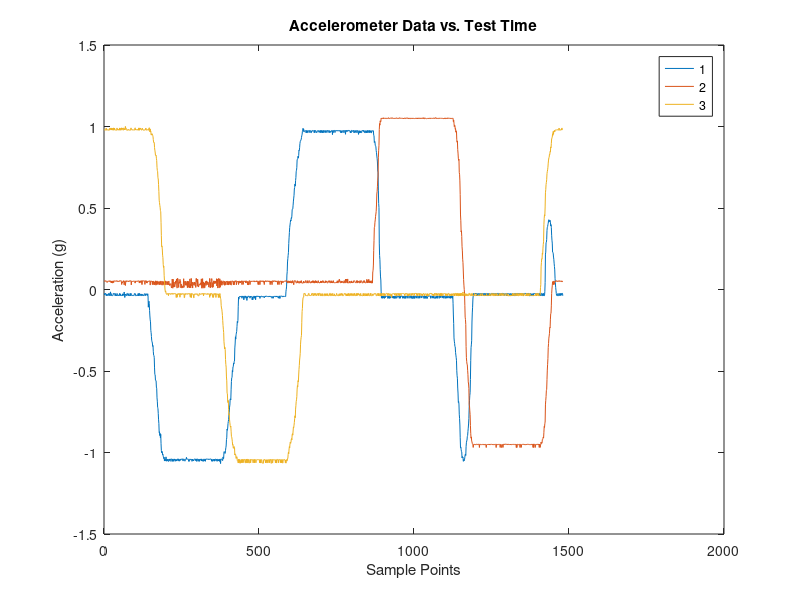
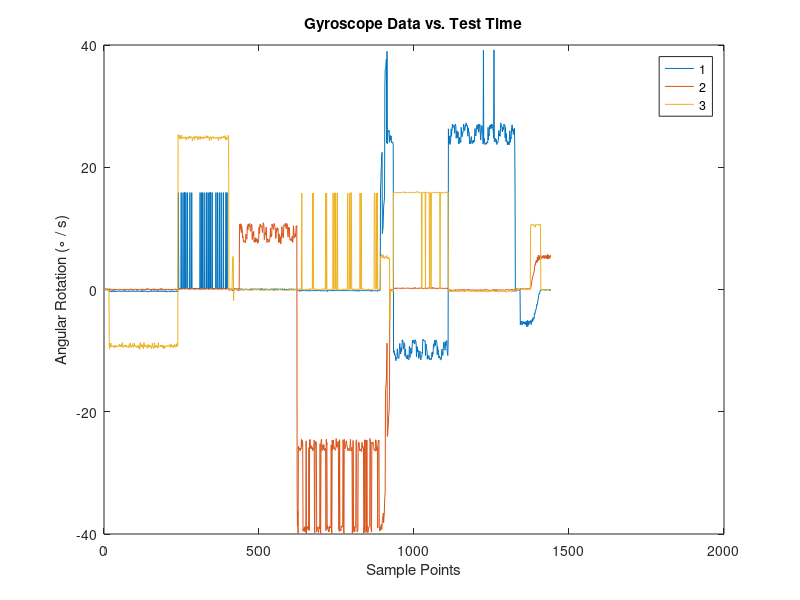

These charts were generated, in order, by the following MATLAB code: (Note: this script raises an error after producing the figures.)
%% IMU Calibration

close all
% Import Log File from test. 

test_data1 = csvread('GSDataLog(Test1).csv',3,5);
test_data2 = csvread('GSDataLog2(Test1).csv',3,5);

% Plot Test Data

A_xyz = test_data1(:,1:3);
% [g's] platform orientation in g's on RPY axes

W_xyz = test_data2(:,4:6);
% [deg/s] platform rotation rate in deg/s around XYZ axes

% Plot accel data, input from user to begin data processing
plot(A_xyz)
hold on
legend('1','2','3')
title('Accelerometer Data vs. Test Time')
xlabel('Sample Points')
ylabel('Acceleration (g)')
   
% Plot gyro data, input from user to begin data processing
figure
plot(W_xyz)
hold on
legend('1','2','3')
title('Gyroscope Data vs. Test Time')
xlabel('Sample Points')
ylabel('Angular Rotation (\circ / s)')


%% 3-axis accelerometer
% To calibrate the 3-axis accelerometer, use the 3-axis rotation table to
% conduct a tumble test. The table is rotated on all 6 sides (positive and
% negative of each axis) and rests for 45 seconds each side.

% Description of Test Configurations in Desired Executed Order:
% 1: 0 degrees on all axes (+Z)
% 2: 90 degrees around axis 2 (-X)
% 3: 180 degrees around axis 2 (-Z)
% 4: 270 degrees around axis 2 (+X)
% 5: 90 degrees around axis 1, 270 degrees around axis 2 (+Y)
% 6: 270 degrees around axis 1, 270 degrees around axis 2 (-Y)

disp('ACCEL CALIBRATION POST-PROCESSING')
disp('Input a row vector of the start and end times marking each test leg.')
disp('[SP3 EP3 SN1 EN1 SN3 EN3 SP1 EP1 SP2 EP2 SN2 EN2]')
disp('Select values as close to the ends of each segment as possible')
disp('')

Time_Indices1 = input('Your input from analyzing the graph in Fig. 1: ');

% Begin Calibration calculations.

fapz = mean(A_xyz(Time_Indices1(1:2),3));
fanz = mean(A_xyz(Time_Indices1(5:6),3));

fapx = mean(A_xyz(Time_Indices1(7:8),1));
fanx = mean(A_xyz(Time_Indices1(3:4),1));

fapy = mean(A_xyz(Time_Indices1(9:10),2));
fany = mean(A_xyz(Time_Indices1(11:12),2));

faxpz = mean(A_xyz(Time_Indices1(1:2),1)); 
faxnz = mean(A_xyz(Time_Indices1(5:6),1));

faypz = mean(A_xyz(Time_Indices1(1:2),2)); 
faynz = mean(A_xyz(Time_Indices1(5:6),2));

faxpy = mean(A_xyz(Time_Indices1(9:10),1));
faxny = mean(A_xyz(Time_Indices1(11:12),1));

fazpy = mean(A_xyz(Time_Indices1(9:10),3));
fazny = mean(A_xyz(Time_Indices1(11:12),3));

faypx = mean(A_xyz(Time_Indices1(7:8),2));
faynx = mean(A_xyz(Time_Indices1(3:4),2));

fazpx = mean(A_xyz(Time_Indices1(7:8),3));
faznx = mean(A_xyz(Time_Indices1(3:4),3));

% Begin Bias calculations.

baz = 1/2*(fapz+fanz);
bax = 1/2*(fapx+fanx);
bay = 1/2*(fapy+fany);

ba = [bax;bay;baz];

% Begin Scale Factor calculations.

saz = 1/(2*9.807)*(fapz-fanz)-1;
sax = 1/(2*9.807)*(fapx-fanx)-1;
say = 1/(2*9.807)*(fapy-fany)-1;

% Begin Misalignment calculations  

maxz = 1/(2*9.807)*(faxpz-faxnz);
mayz = 1/(2*9.807)*(faypz-faynz);

maxy = 1/(2*9.807)*(faxpy-faxny);
mazy = 1/(2*9.807)*(fazpy-fazny);

mayx = 1/(2*9.807)*(faypx-faynx);
mazx = 1/(2*9.807)*(fazpx-faznx);

% Accelerometer Calibration Calculation

Ma = [ sax, maxy, maxz;...
      mayx,  say, mayx;...
      mazx, mazy,  saz];
  
disp('Accel Calibration Values')
fprintf('Maxy = %1.6f \n Maxz = %1.6f \n Mayx = %1.6f \n Mayz = %1.6f \n Mazx = %1.6f \n Mazy = %1.6f \n Sax = %1.6f \n Say = %1.6f \n Saz = %1.6f \n',maxy,maxz,mayx,mayz,mazx,mazy,sax,say,saz)
fprintf('AccelBias = \n %1.6f \n %1.6f \n %1.6f \n\n',ba)

% A_xyz_CAL = zeros(size(A_xyz));
% 
% for i = 1:size(test_data1,1);
%     
%     A_xyz_CAL(i,:) = transpose(inv(eye(3)+Ma)*(A_xyz(i,:)'-[bax;bay;baz]));
%     
% end
% 
%% 3-axis Gyroscope Calibration

% To calibrate the 3-axis gyroscope, use the 3-axis rotation table to
% conduct a tumble test. The table is rotated at a constant rate around 
% all 6 axes (positive and negative of each axis) for 45 seconds each side.

% Description of Test Configurations in Desired Executed Order:
% 1: positive, CCW rotation around axis 1 (-Z)
% 2: negative, CW rotation around axis 1 (+Z)
% 3: positive, CCW rotation around axis 2 with axis 1 at 0 degrees (+Y)
% 4: negative, CW rotation around axis 2 with axis 1 at 0 degrees (-Y)
% 5: positive, CCW rotation around axis 2 with axis 1 at 90 degrees (-X)
% 6: negative, CW rotation around axis 2 with axis 1 at 90 degrees (+X)

disp('GYRO CALIBRATION POST-PROCESSING')
disp('Input a row vector of the start and end times marking each test leg.')
disp('[SN3 EN3 SP3 EP3 SP2 EP2 SN2 EN2 SN1 EN1 SP1 EP1]')
disp('Select values as close to the ends of each segment as possible')
disp('')

Time_Indices2 = input('Your input from analyzing the graph in Fig. 2: ');

% Begin Calibration calculations.

fgpz = mean(W_xyz(Time_Indices2(3:4),3));
fgnz = mean(W_xyz(Time_Indices2(1:2),3));

fgpy = mean(W_xyz(Time_Indices2(5:6),2));
fgny = mean(W_xyz(Time_Indices2(7:8),2));

fgpx = mean(W_xyz(Time_Indices2(11:12),1));
fgnx = mean(W_xyz(Time_Indices2(9:10),1));

fgxpz = mean(W_xyz(Time_Indices2(3:4),1));
fgxnz = mean(W_xyz(Time_Indices2(1:2),1)); 

fgypz = mean(W_xyz(Time_Indices2(3:4),2));
fgynz = mean(W_xyz(Time_Indices2(1:2),2)); 

fgxpy = mean(W_xyz(Time_Indices2(5:6),1));
fgxny = mean(W_xyz(Time_Indices2(7:8),1));

fgzpy = mean(W_xyz(Time_Indices2(5:6),3));
fgzny = mean(W_xyz(Time_Indices2(7:8),3));

fgypx = mean(W_xyz(Time_Indices2(11:12),2));
fgynx = mean(W_xyz(Time_Indices2(9:10),2));

fgzpx = mean(W_xyz(Time_Indices2(11:12),3));
fgznx = mean(W_xyz(Time_Indices2(9:10),3));

% Begin Bias calculations.

bgz = 1/2*(fgpz+fgnz);
bgx = 1/2*(fgpx+fgnx);
bgy = 1/2*(fgpy+fgny);

bg = [bgx;bgy;bgz];

% Begin Scale Factor calculations.

sgz = 1/(2*9.807)*(fgpz-fgnz)-1;
sgx = 1/(2*9.807)*(fgpx-fgnx)-1;
sgy = 1/(2*9.807)*(fgpy-fgny)-1;

% Begin Misalignment calculations  

mgxz = 1/(2*9.807)*(fgxpz-fgxnz);
mgyz = 1/(2*9.807)*(fgypz-fgynz);

mgxy = 1/(2*9.807)*(fgxpy-fgxny);
mgzy = 1/(2*9.807)*(fgzpy-fgzny);

mgyx = 1/(2*9.807)*(fgypx-fgynx);
mgzx = 1/(2*9.807)*(fgzpx-fgznx);

% Gyroscope Calibration Calculation

Mg = [ sgx, mgxy, mgxz;...
      mgyx,  sgy, mgyx;...
      mgzx, mgzy,  sgz];

disp('Gyro Calibration Values')
fprintf('Mgxy = %1.6f \n Mgxz = %1.6f \n Mgyx = %1.6f \n Mgyz = %1.6f \n Mgzx = %1.6f \n Mgzy = %1.6f \n Sgx = %1.6f \n Sgy = %1.6f \n Sgz = %1.6f \n',mgxy,mgxz,mgyx,mgyz,mgzx,mgzy,sgx,sgy,sgz)
fprintf('GyroBias = \n %1.6f \n %1.6f \n %1.6f \n\n',bg)

% W_xyz_CAL = zeros(size(W_xyz));
% 
% for i = 1:size(test_data2,1);
%     
%     W_xyz_CAL(i,:) = transpose(inv(eye(3)+Mg)*(W_xyz(i,:)'-[bgx;bgy;bgz]));
%     
% end    

%% Save Data from Calibration

AccelCal.Bias = struct('bAx',bax,'bAy',bay,'bAz',baz);
AccelCal.ScaleFactor = struct('sAx',sax,'sAy',say,'sAz',saz);
AccelCal.Misalignment = struct('mAxy',maxy,'mAxz',maxz,'mAyx',mayx,'mAyz',mayz,'mAzx',mazx,'mAzy',mazy);

GyroCal.Bias = struct('bGx',bgx,'bGy',bgy,'bGz',bgz);
GyroCal.ScaleFactor = struct('sGx',sgx,'sGy',sgy,'sGz',sgz);
GyroCal.Misalignment = struct('mGxy',mgxy,'mGxz',mgxz,'mGyx',mgyx,'mGyz',mgyz,'mGzx',mgzx,'mGzy',mgzy);

save('IMU_Calibration_Data','A_xyz','W_xyz','AccelCal','GyroCal')